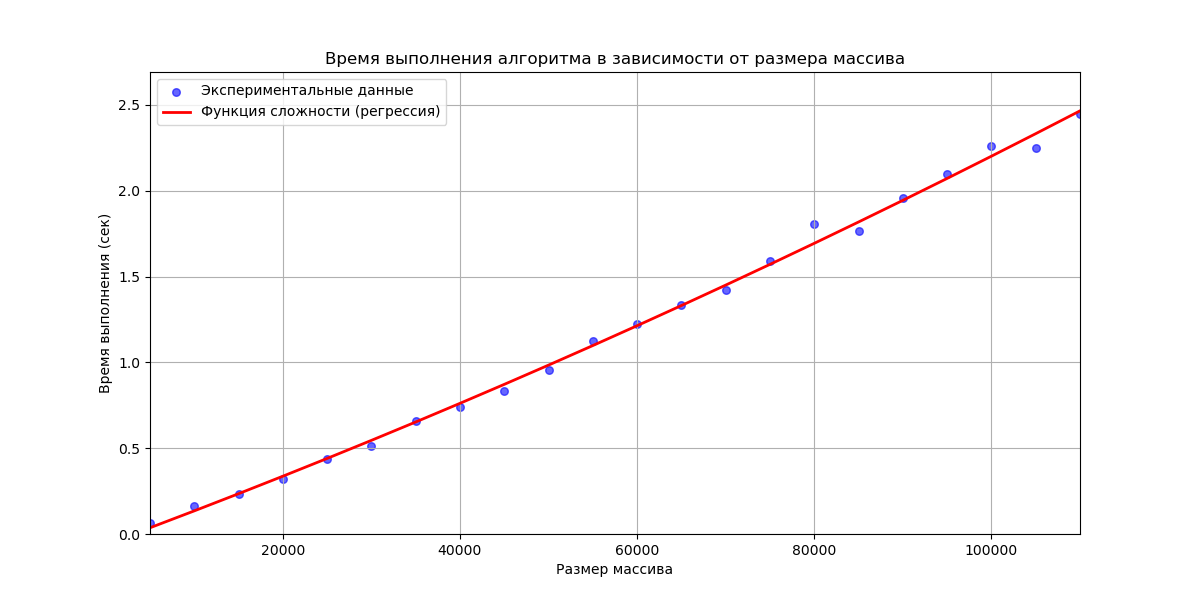

This chart was generated by the following Python code:
import numpy as np
import matplotlib.pyplot as plt
from sklearn.preprocessing import PolynomialFeatures
from sklearn.linear_model import LinearRegression
import time

def shell_sort_hibbard(arr):
    n = len(arr)
    gap = 1

    while gap <= n // 2:
        gap = 2 * gap + 1

    while gap > 0:
        for i in range(gap, n):
            temp = arr[i]
            j = i
            while j >= gap and arr[j - gap] > temp:
                arr[j] = arr[j - gap]
                j -= gap
            arr[j] = temp
        gap = (gap - 1) // 2

    return arr

np.random.seed(42)

sizes = np.arange(5000, 110001, 5000)
times = []

for size in sizes:
    arr = np.random.randint(0, 10000, size)
    start_time = time.time()
    shell_sort_hibbard(arr)
    end_time = time.time()
    times.append(end_time - start_time)
    print(size, end_time - start_time)

y = np.array(times)

poly = PolynomialFeatures(degree=2)
N_b_poly = poly.fit_transform(sizes.reshape(-1, 1))

model = LinearRegression()
model.fit(N_b_poly, y)

y_predict = model.predict(N_b_poly)

plt.figure(figsize=(12, 6))
plt.scatter(sizes, y, label='Экспериментальные данные', color='blue', alpha=0.6, s=30)
plt.plot(sizes, y_predict, label='Функция сложности (регрессия)', color='red', linewidth=2)
plt.title('Время выполнения алгоритма в зависимости от размера массива')
plt.xlabel('Размер массива')
plt.ylabel('Время выполнения (сек)')
plt.xlim(5000, 110000)
plt.ylim(0, max(y) + max(y) * 0.1)
plt.axhline(0, color='black', linewidth=0.5, ls='--')
plt.axvline(0, color='black', linewidth=0.5, ls='--')
plt.grid()
plt.legend()
plt.show()
